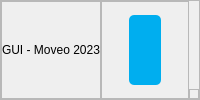
       <widget class="QFrame" name="footen">
        <property name="minimumSize">
         <size>
          <width>0</width>
          <height>40</height>
         </size>
        </property>
        <property name="frameShape">
         <enum>QFrame::StyledPanel</enum>
        </property>
        <property name="frameShadow">
         <enum>QFrame::Raised</enum>
        </property>
        <layout class="QHBoxLayout" name="horizontalLayout_3">
         <property name="spacing">
          <number>0</number>
         </property>
         <property name="leftMargin">
          <number>0</number>
         </property>
         <property name="topMargin">
          <number>0</number>
         </property>
         <property name="rightMargin">
          <number>0</number>
         </property>
         <property name="bottomMargin">
          <number>0</number>
         </property>
         <item>
          <widget class="QFrame" name="frame_6">
           <property name="frameShape">
            <enum>QFrame::StyledPanel</enum>
           </property>
           <property name="frameShadow">
            <enum>QFrame::Raised</enum>
           </property>
           <layout class="QVBoxLayout" name="verticalLayout_4">
            <property name="spacing">
             <number>0</number>
            </property>
            <property name="leftMargin">
             <number>0</number>
            </property>
            <property name="topMargin">
             <number>0</number>
            </property>
            <property name="rightMargin">
             <number>0</number>
            </property>
            <property name="bottomMargin">
             <number>0</number>
            </property>
            <item alignment="Qt::AlignHCenter">
             <widget class="QLabel" name="label">
              <property name="text">
               <string>GUI - Moveo 2023</string>
              </property>
             </widget>
            </item>
           </layout>
          </widget>
         </item>
         <item>
          <widget class="QFrame" name="frame_7">
           <property name="frameShape">
            <enum>QFrame::StyledPanel</enum>
           </property>
           <property name="frameShadow">
            <enum>QFrame::Raised</enum>
           </property>
           <layout class="QVBoxLayout" name="verticalLayout_3">
            <property name="spacing">
             <number>0</number>
            </property>
            <property name="leftMargin">
             <number>0</number>
            </property>
            <property name="topMargin">
             <number>0</number>
            </property>
            <property name="rightMargin">
             <number>0</number>
            </property>
            <property name="bottomMargin">
             <number>0</number>
            </property>
            <item alignment="Qt::AlignHCenter">
             <widget class="QPushButton" name="GITbtn">
              <property name="minimumSize">
               <size>
                <width>30</width>
                <height>30</height>
               </size>
              </property>
              <property name="maximumSize">
               <size>
                <width>70</width>
                <height>70</height>
               </size>
              </property>
              <property name="styleSheet">
               <string notr="true">QPushButton{
background-color:rgb(0,174,239);
border-radius:5px;
}
QPushButton:hover{
background-color:rgb(0,26,39);
}</string>
              </property>
              <property name="text">
               <string/>
              </property>
              <property name="icon">
               <iconset resource="img.qrc">
                <normaloff>:/icons/globe.svg</normaloff>:/icons/globe.svg</iconset>
              </property>
              <property name="iconSize">
               <size>
                <width>30</width>
                <height>30</height>
               </size>
              </property>
             </widget>
            </item>
           </layout>
          </widget>
         </item>
         <item alignment="Qt::AlignBottom">
          <widget class="QFrame" name="size_grip">
           <property name="minimumSize">
            <size>
             <width>10</width>
             <height>10</height>
            </size>
           </property>
           <property name="maximumSize">
            <size>
             <width>10</width>
             <height>10</height>
            </size>
           </property>
           <property name="frameShape">
            <enum>QFrame::StyledPanel</enum>
           </property>
           <property name="frameShadow">
            <enum>QFrame::Raised</enum>
           </property>
          </widget>
         </item>
        </layout>
       </widget>
